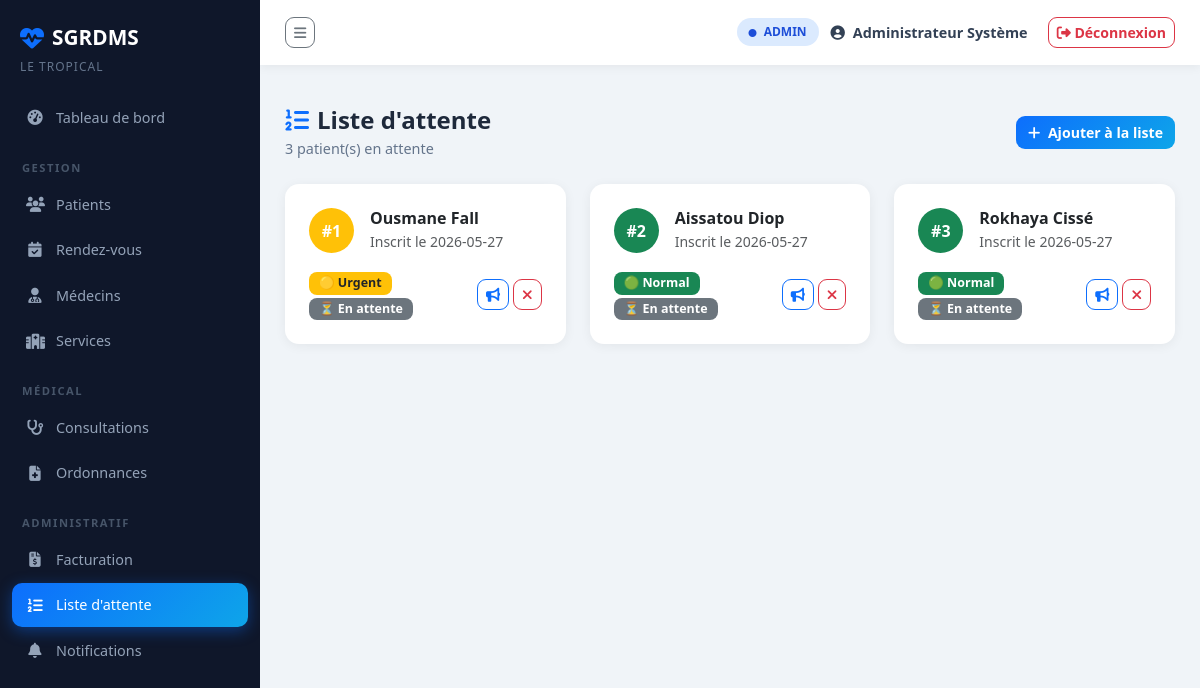
Page /liste-attente (signed in) on the committed database.
### tables this page shows
CREATE TABLE LISTE_ATTENTE (
    id_liste         INTEGER PRIMARY KEY AUTOINCREMENT,
    date_inscription TEXT    NOT NULL DEFAULT (DATE('now')),
    position         INTEGER,
    statut           TEXT    DEFAULT 'en_attente'
                         CHECK(statut IN ('en_attente','appele','annule')),
    niveau_priorite  TEXT    DEFAULT 'normal'
                         CHECK(niveau_priorite IN ('normal','urgent','critique')),
    id_patient       INTEGER NOT NULL,
    FOREIGN KEY (id_patient) REFERENCES PATIENT(id_patient)
);

### app.py (the view)
@app.route("/liste-attente")
@login_required
def liste_attente():
    conn = get_db()
    listes = conn.execute("""
        SELECT l.*, p.prenom || ' ' || p.nom AS patient
        FROM LISTE_ATTENTE l
        JOIN PATIENT p ON l.id_patient = p.id_patient
        WHERE l.statut = 'en_attente'
        ORDER BY l.niveau_priorite DESC, l.position ASC
    """).fetchall()
    conn.close()
    return render_template("liste_attente/index.html", listes=listes)

### app.py (called while the page is built)
def get_db():
    conn = sqlite3.connect(DB_PATH)
    conn.row_factory = sqlite3.Row
    conn.execute("PRAGMA foreign_keys = ON")
    return conn

def login_required(f):
    from functools import wraps
    @wraps(f)
    def decorated(*args, **kwargs):
        if "user" not in session:
            flash("Veuillez vous connecter.", "warning")
            return redirect(url_for("login"))
        return f(*args, **kwargs)
    return decorated

### templates/liste_attente/index.html (shortened to what this page needs)
{% extends "base.html" %}
{% block content %}
<div class="page-header">
    <div>
        <h2><i class="fas fa-list-ol me-2 text-primary"></i>Liste d'attente</h2>
        <p>{{ listes|length }} patient(s) en attente</p>
    </div>
    {% if session.role in ['admin', 'accueil'] %}
    <a href="{{ url_for('liste_attente_ajouter') }}" class="btn btn-primary">
        <i class="fas fa-plus me-1"></i> Ajouter à la liste
    </a>
    {% endif %}
</div>
<div class="row g-4">
    {% for l in listes %}
    <div class="col-md-6 col-xl-4">
        <div class="card attente-card
            {% if l.niveau_priorite == 'critique' %}border-danger
            {% elif l.niveau_priorite == 'urgent' %}border-warning
            {% else %}border-success{% endif %}">
            <div class="card-body p-4">
                <div class="d-flex align-items-center gap-3 mb-3">
                    <div class="position-badge
                        {% if l.niveau_priorite == 'critique' %}bg-danger
                        {% elif l.niveau_priorite == 'urgent' %}bg-warning
                        {% else %}bg-success{% endif %}">
                        #{{ l.position }}
                    </div>
                    <div>
                        <h6 class="fw-700 mb-0">{{ l.patient }}</h6>
                        <small class="text-muted">
                            Inscrit le {{ l.date_inscription }}
                        </small>
                    </div>
                </div>
                <div class="d-flex justify-content-between align-items-center">
                    <div>
                        {% if l.niveau_priorite == 'critique' %}
                            <span class="badge bg-danger">🔴 Critique</span>
                        {% elif l.niveau_priorite == 'urgent' %}
                            <span class="badge bg-warning text-dark">🟡 Urgent</span>
                        {% else %}
                            <span class="badge bg-success">🟢 Normal</span>
                        {% endif %}
                        {% if l.statut == 'en_attente' %}
                            <span class="badge bg-secondary">⏳ En attente</span>
                        {% elif l.statut == 'appele' %}
                            <span class="badge bg-primary">📢 Appelé</span>
                        {% else %}
                            <span class="badge bg-danger">❌ Annulé</span>
                        {% endif %}
                    </div>
                    {% if session.role in ['admin', 'accueil'] %}
                    <div class="d-flex gap-1">
                        {% if l.statut == 'en_attente' %}
                        <a href="{{ url_for('liste_attente_appeler', id=l.id_liste) }}"
                           class="btn btn-sm btn-outline-primary" title="Appeler">
                            <i class="fas fa-bullhorn"></i>
                        </a>
                        <a href="{{ url_for('liste_attente_retirer', id=l.id_liste) }}"
                           class="btn btn-sm btn-outline-danger" title="Retirer"
                           onclick="return confirm('Retirer ce patient ?')">
                            <i class="fas fa-times"></i>
                        </a>
                        {% endif %}
                    </div>
                    {% endif %}
                </div>
            </div>
        </div>
    </div>
    {% endfor %}
</div>
{% endblock %}

### static/css/style.css (style rules this page uses)
:root { --primary: #0d6efd; --success: #198754; --sidebar-w: 260px; --topbar-h: 65px; --bg: #f0f4f8; --sidebar-bg: #0f172a; --card-radius: 14px; }
* { box-sizing: border-box; }
body { font-family: 'Segoe UI', sans-serif; background: var(--bg); margin: 0; overflow-x: hidden; }
.page-header { display: flex; align-items: center; justify-content: space-between; margin-bottom: 25px; }
.page-header h2 { font-size: 1.5rem; font-weight: 700; color: #1e293b; margin: 0; }
.page-header p { color: #64748b; margin: 3px 0 0; font-size: 0.9rem; }
.card { border: none; border-radius: var(--card-radius); box-shadow: 0 2px 12px rgba(0,0,0,0.06); }
.badge { border-radius: 8px; padding: 5px 10px; font-size: 0.78rem; font-weight: 600; }
.btn { border-radius: 9px; font-weight: 600; font-size: 0.88rem; }
.btn-primary { background: linear-gradient(135deg, #0d6efd, #0ea5e9); border: none; }

### templates/liste_attente/index.html (style rules this page uses)
.attente-card { border-width: 2px !important; transition: all 0.2s; }
.position-badge { width: 45px; height: 45px; border-radius: 50%; display: flex; align-items: center; justify-content: center; color: white; font-weight: 800; font-size: 1rem; flex-shrink: 0; }
.fw-700 { font-weight: 700; }

### rows in the picture
LISTE_ATTENTE: position "1", patient "Ousmane Fall", date_inscription "2026-05-27", niveau_priorite "🟡 Urgent", statut "⏳ En attente"
LISTE_ATTENTE: position "2", patient "Aissatou Diop", date_inscription "2026-05-27", niveau_priorite "🟢 Normal", statut "⏳ En attente"
LISTE_ATTENTE: position "3", patient "Rokhaya Cissé", date_inscription "2026-05-27", niveau_priorite "🟢 Normal", statut "⏳ En attente"

### other values in the picture
{{ session.role | upper }} "ADMIN"
{{ session.nom }} "Administrateur Système"
{{ listes|length }} "3"
